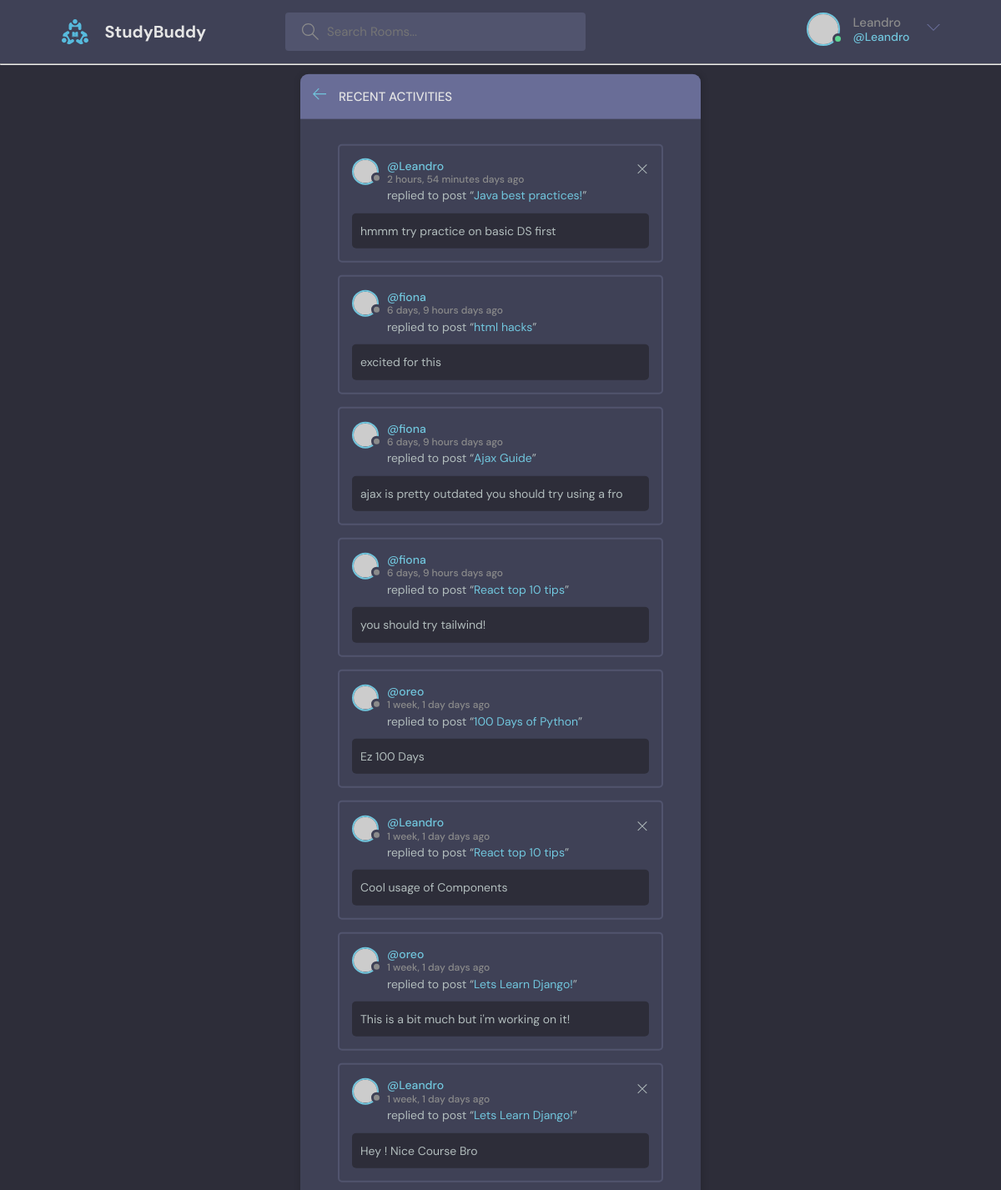
Page /activity/ (signed in) on the committed database.
### base/models.py (models this page shows)
class Message(models.Model):
    user = models.ForeignKey(User , on_delete=models.CASCADE) # A message only has one user
    room = models.ForeignKey(Room , on_delete=models.CASCADE) # CASCADE Means if room is deleted the Message will also be deleted
    body = models.TextField(max_length=250)
    updated = models.DateTimeField(auto_now=True) #Automatic DateTimeField | Everytime we save
    created = models.DateTimeField(auto_now_add=True) #When we first save
    class Meta:
        ordering = ['-updated', '-created'] # if with "-" it will be reversed
    def __str__(self):
        return self.body[0:50]

class Room(models.Model):
    host = models.ForeignKey(User , on_delete=models.SET_NULL , null=True)
    topic = models.ForeignKey(Topic , on_delete=models.SET_NULL , null=True) # When the topic is deleted room will remain
    name = models.CharField(max_length=200)
    description = models.TextField(null=True ,blank=True, max_length=200) # Null meaning it can be blank
    participants = models.ManyToManyField(User , related_name="participants" , blank=True)
    updated = models.DateTimeField(auto_now=True) #Automatic DateTimeField | Everytime we save
    created = models.DateTimeField(auto_now_add=True) #When we first save
    class Meta:
        ordering = ['-updated', '-created'] # if with "-" it will be reversed
    def __str__(self):
        return self.name

### base/views.py (the view)
# urls.py: path('activity/' , views.activityPage , name="activity"),
def activityPage(request):
    room_messages = Message.objects.all()
    context = {'room_messages' : room_messages}
    return render(request , 'base/activity.html' , context)

### base/templates/base/activity.html
{% extends "main.html" %}
{% block content %}
<main class="layout">
  <div class="container">
    <div class="layout__box">
      <div class="layout__boxHeader">
        <div class="layout__boxTitle">
          <a href="{% url 'home' %}">
            <svg version="1.1" xmlns="http://www.w3.org/2000/svg" width="32" height="32" viewBox="0 0 32 32">
              <title>arrow-left</title>
              <path
                d="M13.723 2.286l-13.723 13.714 13.719 13.714 1.616-1.611-10.96-10.96h27.625v-2.286h-27.625l10.965-10.965-1.616-1.607z">
              </path>
            </svg>
          </a>
          <h3>Recent Activities</h3>
        </div>
      </div>
      <div class="activities-page layout__body">
        {% for message in room_messages %}
        <div class="activities__box">
          <div class="activities__boxHeader roomListRoom__header">
            <a href="{% url 'profile' message.user.id %}" class="roomListRoom__author">
              <div class="avatar avatar--small">
                <img src="https://randomuser.me/api/portraits/women/11.jpg" />
              </div>
              <p>
                @{{message.user}}
                <span>{{message.created|timesince}} days ago</span>
              </p>
            </a>
            {% if request.user == message.user %}
            <div class="roomListRoom__actions">
              <a href="{% url 'delete-message' message.id%}">
                <svg version="1.1" xmlns="http://www.w3.org/2000/svg" width="32" height="32" viewBox="0 0 32 32">
                  <title>remove</title>
                  <path
                    d="M27.314 6.019l-1.333-1.333-9.98 9.981-9.981-9.981-1.333 1.333 9.981 9.981-9.981 9.98 1.333 1.333 9.981-9.98 9.98 9.98 1.333-1.333-9.98-9.98 9.98-9.981z">
                  </path>
                </svg>
              </a>
            </div>
            {% endif %}
          </div>
          <div class="activities__boxContent">
            <p>replied to post “<a href="{% url 'room' message.room.id %}">{{message.room}}</a>”</p>
            <div class="activities__boxRoomContent">
              {{message}}
            </div>
          </div>
        </div>
        {% endfor %}
      </div>
    </div>
  </div>
</main>
{% endblock %}

### templates/navbar.html (shortened to what this page needs)
{% load static %}
<header class="header header--loggedIn">
    <div class="container">
        <a href="{% url 'home' %}" class="header__logo">
            <img src="{% static 'images/logo.svg' %}" />
            <h1>StudyBuddy</h1>
        </a>
        <form class="header__search" method="GET" action="{% url 'home' %}">
            <label>
                <input type="text" name="q" placeholder="Search Rooms..." />
            </label>
        </form>
        <nav class="header__menu">
            {% if request.user.is_authenticated %}
            <div class="header__user">
                <a href="{% url 'profile' user.id %}">
                    <div class="avatar avatar--medium active">
                        <img src="https://randomuser.me/api/portraits/men/37.jpg" />
                    </div>
                    <p>{{request.user.username}} <span>@{{request.user.username}}</span></p>
                </a>
                <button class="dropdown-button">
                    <svg version="1.1" xmlns="http://www.w3.org/2000/svg" width="32" height="32" viewBox="0 0 32 32">
                        <title>chevron-down</title>
                        <path d="M16 21l-13-13h-3l16 16 16-16h-3l-13 13z"></path>
                    </svg>
                </button>
            </div>
            {% else %}
            <a href="{% url 'login'%}">
            <img src="{% static 'images/avatar.svg' %}" />
            <p>Login</p>
            </a>
            {% endif %}
        </nav>
    </div>
</header>
<hr>

### rows in the picture
Message: user "Leandro", created "2 hours, 54 minutes", room "Java best practices!", body "hmmm try practice on basic DS first"
Message: user "fiona", created "6 days, 9 hours", room "html hacks", body "excited for this"
Message: user "fiona", created "6 days, 9 hours", room "Ajax Guide", body "ajax is pretty outdated you should try using a fro"
Message: user "fiona", created "6 days, 9 hours", room "React top 10 tips", body "you should try tailwind!"
Message: user "oreo", created "1 week, 1 day", room "100 Days of Python", body "Ez 100 Days"
Message: user "Leandro", created "1 week, 1 day", room "React top 10 tips", body "Cool usage of Components"
Message: user "oreo", created "1 week, 1 day", room "Lets Learn Django!", body "This is a bit much but i'm working on it!"
Message: user "Leandro", created "1 week, 1 day", room "Lets Learn Django!", body "Hey ! Nice Course Bro"

### other values in the picture
{{ request.user.username }} "Leandro"
